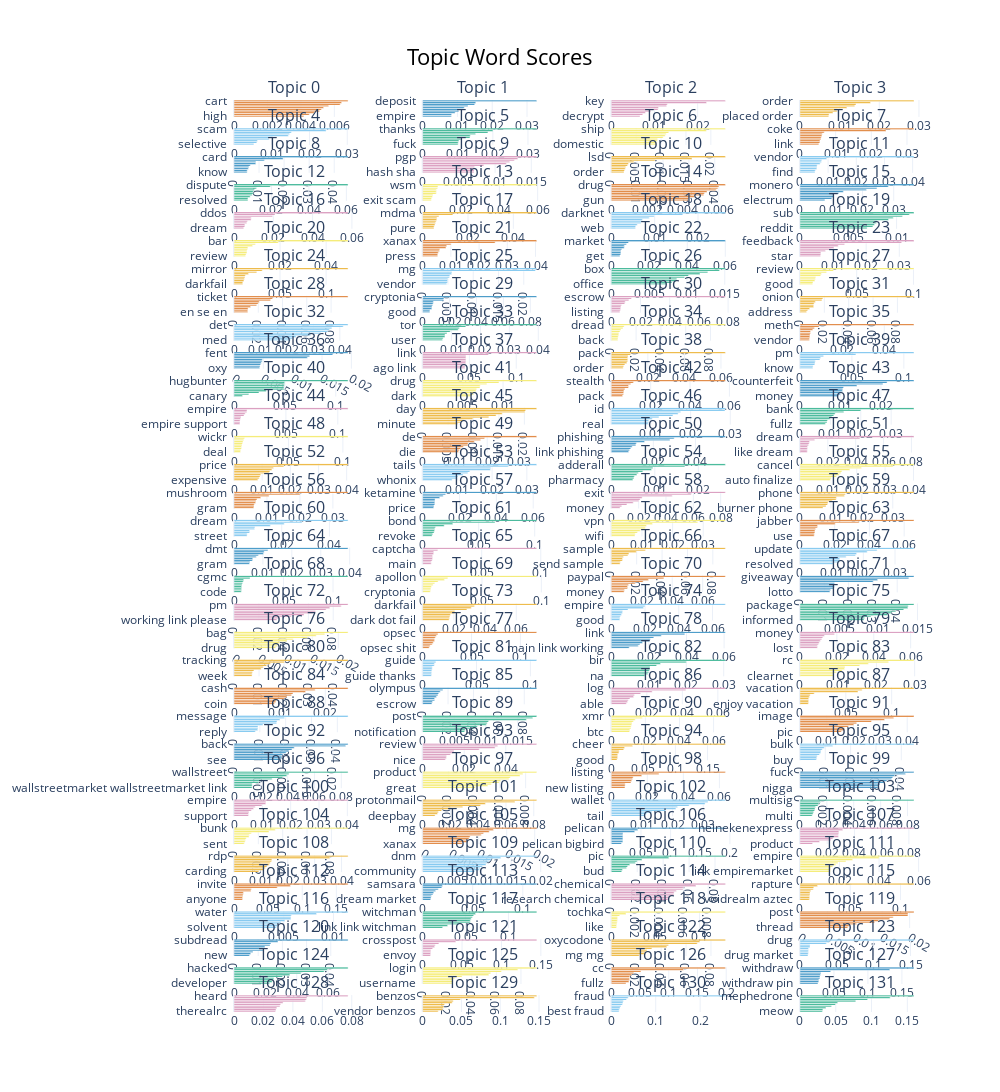

Source (notebook cell):
### Code cell
merged_model_content_thread.visualize_barchart(top_n_topics=250, custom_labels=True, n_words=10)
